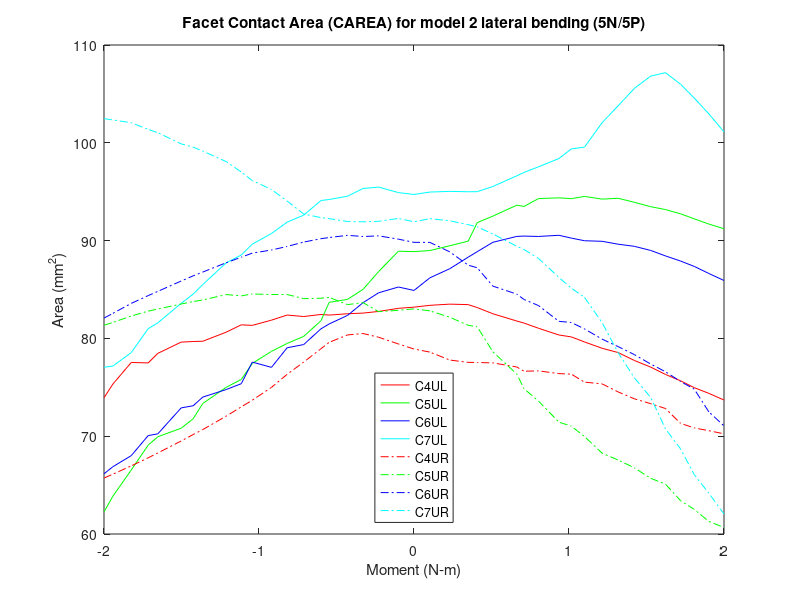

This figure's MATLAB source:
% Facet Contact Area (CAREA)
% model2_SlideSlide_NoTether/5n & 5p
clear all;
%% 5P
figure (8)

c4ulxp=[2 2.05126 2.11533 2.17471 2.20404 2.25438 2.33159 2.3549 2.4016 2.46738 2.50746 2.55002 2.60679 2.65835 2.71084 2.76368 2.81124 2.86007 2.90407 2.95108 3]-2;
c4ulyp=[83.1944 83.3828 83.5031 83.4548 83.153 82.5208 81.7769 81.5679 81.0383 80.3491 80.1532 79.6382 78.9915 78.5542 77.7435 77.061 76.3146 75.6613 74.9651 74.3806 73.6997];

c4urxp=[2 2.05126 2.11533 2.17471 2.20404 2.25438 2.33159 2.3549 2.4016 2.46738 2.50746 2.55002 2.60679 2.65835 2.71084 2.76368 2.81124 2.86007 2.90407 2.95108 3]-2;
c4uryp=[78.9134 78.5997 77.7885 77.5505 77.5364 77.4967 77.0767 76.6435 76.6803 76.4007 76.3472 75.5306 75.35 74.5286 73.8237 73.3211 72.8304 71.3075 70.8478 70.5638 70.2439];

c5ulxp=[2 2.05126 2.11533 2.17471 2.20404 2.25438 2.33159 2.3549 2.4016 2.46738 2.50746 2.55002 2.60679 2.65835 2.71084 2.76368 2.81124 2.86007 2.90407 2.95108 3]-2;
c5ulyp=[88.8726 88.9837 89.4725 89.9431 91.8379 92.5039 93.6206 93.4937 94.2965 94.3727 94.2887 94.5182 94.2423 94.3282 93.9179 93.4651 93.1743 92.7359 92.2283 91.6907 91.2136];

c5urxp=[2 2.05126 2.11533 2.17471 2.20404 2.25438 2.33159 2.3549 2.4016 2.46738 2.50746 2.55002 2.60679 2.65835 2.71084 2.76368 2.81124 2.86007 2.90407 2.95108 3]-2;
c5uryp=[83.0203 82.8175 82.1651 81.3426 81.1879 78.6316 76.3489 74.858 73.5873 71.4407 71.0256 69.9679 68.2656 67.5663 66.7667 65.6916 65.1015 63.4057 62.5166 61.2887 60.6643];

c6ulxp=[2 2.05126 2.11533 2.17471 2.20404 2.25438 2.33159 2.3549 2.4016 2.46738 2.50746 2.55002 2.60679 2.65835 2.71084 2.76368 2.81124 2.86007 2.90407 2.95108 3]-2;
c6ulyp=[84.9032 86.1951 87.1264 88.3055 88.8669 89.8265 90.4301 90.4627 90.424 90.5439 90.2557 89.9861 89.9288 89.634 89.4153 88.9926 88.4338 87.9082 87.361 86.6394 85.9222];

c6urxp=[2 2.05126 2.11533 2.17471 2.20404 2.25438 2.33159 2.3549 2.4016 2.46738 2.50746 2.55002 2.60679 2.65835 2.71084 2.76368 2.81124 2.86007 2.90407 2.95108 3]-2;
c6uryp=[89.823 89.8161 88.8491 87.4901 87.2205 85.3451 84.5298 83.9778 83.3572 81.7467 81.6263 80.9701 79.9261 79.1629 78.3424 77.3787 76.5902 75.5899 74.8136 72.4892 71.057  ];

c7ulxp=[2 2.05126 2.11533 2.17471 2.20404 2.25438 2.33159 2.3549 2.4016 2.46738 2.50746 2.55002 2.60679 2.65835 2.71084 2.76368 2.81124 2.86007 2.90407 2.95108 3]-2;
c7ulyp=[94.7182 94.9642 95.0327 94.9953 95.0018 95.5342 96.6239 96.9735 97.5441 98.3915 99.3734 99.5593 102.057 103.781 105.563 106.824 107.17 105.982 104.573 102.961 101.115 ];

c7urxp=[2 2.05126 2.11533 2.17471 2.20404 2.25438 2.33159 2.3549 2.4016 2.46738 2.50746 2.55002 2.60679 2.65835 2.71084 2.76368 2.81124 2.86007 2.90407 2.95108 3]-2;
c7uryp=[91.9213 92.2442 92.0259 91.6338 91.4031 90.679 89.4218 89.0855 88.1824 86.2353 85.1405 84.1927 81.6136 78.54 75.9682 73.9566 70.7465 68.696 66.0671 64.1761 62.0422];

%% 5N

c4ulxn=-1*[2 2.05026 2.11433 2.16433 2.21433 2.27371 2.30007 2.35578 2.40928 2.45979 2.52161 2.5572 2.60603 2.68118 2.71243 2.7511 2.82625 2.8575 2.91199 2.97132 3]+2;
c4ulyn=[83.1944 83.0769 82.7554 82.5885 82.5206 82.3856 82.4487 82.2364 82.388 81.8652 81.3312 81.3885 80.6348 79.7097 79.6814 79.6213 78.4725 77.493 77.5398 75.3346 73.9262 ];

c4urxn=-1*[2 2.05026 2.11433 2.16433 2.21433 2.27371 2.30007 2.35578 2.40928 2.45979 2.52161 2.5572 2.60603 2.68118 2.71243 2.7511 2.82625 2.8575 2.91199 2.97132 3]+2;
c4uryn=[78.9134 79.4309 80.1201 80.4985 80.3562 79.5967 78.9463 77.5788 76.3264 74.9942 73.6803 72.999 72.0461 70.6819 70.1676 69.5109 68.29 67.7894 66.9646 66.1193 65.7215];

c5ulxn=-1*[2 2.05026 2.11433 2.16433 2.21433 2.27371 2.30007 2.35578 2.40928 2.45979 2.52161 2.5572 2.60603 2.68118 2.71243 2.7511 2.82625 2.8575 2.91199 2.97132 3]+2;
c5ulyn=[88.8726 88.9153 86.8281 85.016 83.9919 83.6863 81.8044 80.2104 79.4846 78.6737 77.4434 75.802 74.9976 73.3478 71.7821 70.8162 69.9461 69.0853 66.5512 63.8669 62.2558];

c5urxn=-1*[2 2.05026 2.11433 2.16433 2.21433 2.27371 2.30007 2.35578 2.40928 2.45979 2.52161 2.5572 2.60603 2.68118 2.71243 2.7511 2.82625 2.8575 2.91199 2.97132 3]+2;
c5uryn=[83.0203 82.8751 82.7336 83.6595 83.4533 84.1954 84.1069 84.0673 84.4892 84.4874 84.5424 84.3501 84.485 83.928 83.7669 83.5152 83.0061 82.786 82.2885 81.6354 81.3452];

c6ulxn=-1*[2 2.05026 2.11433 2.16433 2.21433 2.27371 2.30007 2.35578 2.40928 2.45979 2.52161 2.5572 2.60603 2.68118 2.71243 2.7511 2.82625 2.8575 2.91199 2.97132 3]+2;
c6ulyn=[84.9032 85.2548 84.6618 83.6529 82.3537 81.4769 80.9798 79.3725 79.0418 77.0389 77.5782 75.3669 74.7681 74.0026 73.1134 72.8955 70.2424 70.0619 68.0167 66.8824 66.157];

c6urxn=-1*[2 2.05026 2.11433 2.16433 2.21433 2.27371 2.30007 2.35578 2.40928 2.45979 2.52161 2.5572 2.60603 2.68118 2.71243 2.7511 2.82625 2.8575 2.91199 2.97132 3]+2;
c6uryn=[89.823 90.1473 90.4856 90.4181 90.5377 90.3145 90.193 89.8504 89.4034 89.0382 88.7185 88.3029 87.7343 86.7869 86.3948 85.8684 84.8101 84.3768 83.5809 82.5619 82.0782 ];

c7ulxn=-1*[2 2.05026 2.11433 2.16433 2.21433 2.27371 2.30007 2.35578 2.40928 2.45979 2.52161 2.5572 2.60603 2.68118 2.71243 2.7511 2.82625 2.8575 2.91199 2.97132 3]+2;
c7ulyn=[94.7182 94.9082 95.4702 95.3286 94.5425 94.2001 94.1022 92.5998 91.8877 90.7234 89.6361 88.5293 87.7212 85.5143 84.5282 83.5806 81.597 80.9927 78.5538 77.1704 77.0507  ];

c7urxn=-1*[2 2.05026 2.11433 2.16433 2.21433 2.27371 2.30007 2.35578 2.40928 2.45979 2.52161 2.5572 2.60603 2.68118 2.71243 2.7511 2.82625 2.8575 2.91199 2.97132 3]+2;
c7uryn=[91.9213 92.2665 91.972 91.9202 91.9476 92.2482 92.3517 92.7155 94.0452 95.2289 96.1358 97.0124 98.0828 99.1492 99.5561 99.8929 101.026 101.377 102.049 102.336 102.475 ];
%% left

c4xl=2*[flip(c4ulxn(2:21)),c4ulxp];
c4yl=[flip(c4ulyn(2:21)),c4ulyp];
a=plot(c4xl,c4yl,'r');
hold on

c5xl=2*[flip(c5ulxn(2:21)),c5ulxp];
c5yl=[flip(c5ulyn(2:21)),c5ulyp];
b=plot(c5xl,c5yl,'g');
hold on

c6xl=2*[flip(c6ulxn(2:21)),c6ulxp];
c6yl=[flip(c6ulyn(2:21)),c6ulyp];
c=plot(c6xl,c6yl,'b');
hold on

c7xl=2*[flip(c7ulxn(2:21)),c7ulxp];
c7yl=[flip(c7ulyn(2:21)),c7ulyp];
d=plot(c7xl,c7yl,'c');
hold on
%% Right

c4xr=2*[flip(c4urxn(2:21)),c4urxp];
c4yr=[flip(c4uryn(2:21)),c4uryp];
e=plot(c4xr,c4yr,'-.r');
hold on

c5xr=2*[flip(c5urxn(2:21)),c5urxp];
c5yr=[flip(c5uryn(2:21)),c5uryp];
f=plot(c5xr,c5yr,'-.g');
hold on

c6xr=2*[flip(c6urxn(2:21)),c6urxp];
c6yr=[flip(c6uryn(2:21)),c6uryp];
g=plot(c6xr,c6yr,'-.b');
hold on

c7xr=2*[flip(c7urxn(2:21)),c7urxp];
c7yr=[flip(c7uryn(2:21)),c7uryp];
h=plot(c7xr,c7yr,'-.c');

leg=[a,b,c,d,e,f,g,h];
title('Facet Contact Area (CAREA) for model 2 lateral bending (5N/5P)')
xlabel('Moment (N-m)')
ylabel('Area (mm^2)')
legend(leg,'C4UL','C5UL','C6UL','C7UL','C4UR','C5UR','C6UR','C7UR','location','south')
